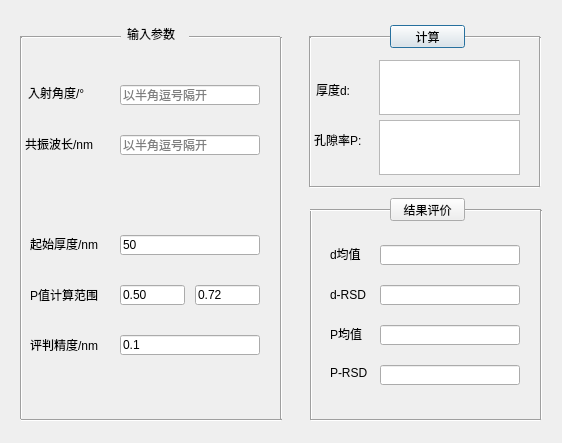
<?xml version="1.0" encoding="UTF-8"?>
<ui version="4.0">
 <class>Dialog</class>
 <widget class="QDialog" name="Dialog">
  <property name="geometry">
   <rect>
    <x>0</x>
    <y>0</y>
    <width>562</width>
    <height>443</height>
   </rect>
  </property>
  <property name="windowTitle">
   <string>计算多孔薄膜孔隙率和厚度</string>
  </property>
  <widget class="QLabel" name="label">
   <property name="geometry">
    <rect>
     <x>127</x>
     <y>24</y>
     <width>70</width>
     <height>20</height>
    </rect>
   </property>
   <property name="text">
    <string>输入参数</string>
   </property>
  </widget>
  <widget class="Line" name="line">
   <property name="geometry">
    <rect>
     <x>189</x>
     <y>27</y>
     <width>91</width>
     <height>20</height>
    </rect>
   </property>
   <property name="orientation">
    <enum>Qt::Horizontal</enum>
   </property>
  </widget>
  <widget class="Line" name="line_2">
   <property name="geometry">
    <rect>
     <x>20</x>
     <y>27</y>
     <width>101</width>
     <height>20</height>
    </rect>
   </property>
   <property name="orientation">
    <enum>Qt::Horizontal</enum>
   </property>
  </widget>
  <widget class="Line" name="line_3">
   <property name="geometry">
    <rect>
     <x>20</x>
     <y>37</y>
     <width>3</width>
     <height>382</height>
    </rect>
   </property>
   <property name="orientation">
    <enum>Qt::Vertical</enum>
   </property>
  </widget>
  <widget class="Line" name="line_4">
   <property name="geometry">
    <rect>
     <x>280</x>
     <y>37</y>
     <width>3</width>
     <height>382</height>
    </rect>
   </property>
   <property name="orientation">
    <enum>Qt::Vertical</enum>
   </property>
  </widget>
  <widget class="Line" name="line_5">
   <property name="geometry">
    <rect>
     <x>21</x>
     <y>410</y>
     <width>261</width>
     <height>20</height>
    </rect>
   </property>
   <property name="orientation">
    <enum>Qt::Horizontal</enum>
   </property>
  </widget>
  <widget class="Line" name="line_6">
   <property name="geometry">
    <rect>
     <x>309</x>
     <y>27</y>
     <width>90</width>
     <height>20</height>
    </rect>
   </property>
   <property name="orientation">
    <enum>Qt::Horizontal</enum>
   </property>
  </widget>
  <widget class="Line" name="line_7">
   <property name="geometry">
    <rect>
     <x>309</x>
     <y>37</y>
     <width>3</width>
     <height>150</height>
    </rect>
   </property>
   <property name="orientation">
    <enum>Qt::Vertical</enum>
   </property>
  </widget>
  <widget class="Line" name="line_8">
   <property name="geometry">
    <rect>
     <x>539</x>
     <y>37</y>
     <width>3</width>
     <height>150</height>
    </rect>
   </property>
   <property name="orientation">
    <enum>Qt::Vertical</enum>
   </property>
  </widget>
  <widget class="Line" name="line_9">
   <property name="geometry">
    <rect>
     <x>450</x>
     <y>27</y>
     <width>90</width>
     <height>20</height>
    </rect>
   </property>
   <property name="orientation">
    <enum>Qt::Horizontal</enum>
   </property>
  </widget>
  <widget class="Line" name="line_10">
   <property name="geometry">
    <rect>
     <x>310</x>
     <y>177</y>
     <width>230</width>
     <height>20</height>
    </rect>
   </property>
   <property name="orientation">
    <enum>Qt::Horizontal</enum>
   </property>
  </widget>
  <widget class="Line" name="line_11">
   <property name="geometry">
    <rect>
     <x>311</x>
     <y>410</y>
     <width>230</width>
     <height>20</height>
    </rect>
   </property>
   <property name="orientation">
    <enum>Qt::Horizontal</enum>
   </property>
  </widget>
  <widget class="Line" name="line_12">
   <property name="geometry">
    <rect>
     <x>451</x>
     <y>200</y>
     <width>90</width>
     <height>20</height>
    </rect>
   </property>
   <property name="orientation">
    <enum>Qt::Horizontal</enum>
   </property>
  </widget>
  <widget class="Line" name="line_13">
   <property name="geometry">
    <rect>
     <x>310</x>
     <y>210</y>
     <width>3</width>
     <height>210</height>
    </rect>
   </property>
   <property name="orientation">
    <enum>Qt::Vertical</enum>
   </property>
  </widget>
  <widget class="Line" name="line_14">
   <property name="geometry">
    <rect>
     <x>310</x>
     <y>200</y>
     <width>90</width>
     <height>20</height>
    </rect>
   </property>
   <property name="orientation">
    <enum>Qt::Horizontal</enum>
   </property>
  </widget>
  <widget class="Line" name="line_15">
   <property name="geometry">
    <rect>
     <x>540</x>
     <y>210</y>
     <width>3</width>
     <height>210</height>
    </rect>
   </property>
   <property name="orientation">
    <enum>Qt::Vertical</enum>
   </property>
  </widget>
  <widget class="QPushButton" name="pushButton">
   <property name="geometry">
    <rect>
     <x>390</x>
     <y>25</y>
     <width>75</width>
     <height>23</height>
    </rect>
   </property>
   <property name="text">
    <string>计算</string>
   </property>
  </widget>
  <widget class="QPushButton" name="pushButton_2">
   <property name="geometry">
    <rect>
     <x>390</x>
     <y>198</y>
     <width>75</width>
     <height>23</height>
    </rect>
   </property>
   <property name="text">
    <string>结果评价</string>
   </property>
  </widget>
  <widget class="QLabel" name="label_2">
   <property name="geometry">
    <rect>
     <x>28</x>
     <y>83</y>
     <width>90</width>
     <height>20</height>
    </rect>
   </property>
   <property name="text">
    <string>入射角度/°</string>
   </property>
  </widget>
  <widget class="QLabel" name="label_3">
   <property name="geometry">
    <rect>
     <x>25</x>
     <y>134</y>
     <width>90</width>
     <height>20</height>
    </rect>
   </property>
   <property name="text">
    <string>共振波长/nm</string>
   </property>
  </widget>
  <widget class="QLabel" name="label_4">
   <property name="geometry">
    <rect>
     <x>30</x>
     <y>234</y>
     <width>90</width>
     <height>20</height>
    </rect>
   </property>
   <property name="text">
    <string>起始厚度/nm</string>
   </property>
  </widget>
  <widget class="QLabel" name="label_5">
   <property name="geometry">
    <rect>
     <x>30</x>
     <y>285</y>
     <width>90</width>
     <height>20</height>
    </rect>
   </property>
   <property name="text">
    <string>P值计算范围</string>
   </property>
  </widget>
  <widget class="QLabel" name="label_6">
   <property name="geometry">
    <rect>
     <x>30</x>
     <y>335</y>
     <width>90</width>
     <height>20</height>
    </rect>
   </property>
   <property name="text">
    <string>评判精度/nm</string>
   </property>
  </widget>
  <widget class="QLineEdit" name="lineEdit">
   <property name="geometry">
    <rect>
     <x>120</x>
     <y>85</y>
     <width>140</width>
     <height>20</height>
    </rect>
   </property>
   <property name="placeholderText">
    <string>以半角逗号隔开</string>
   </property>
  </widget>
  <widget class="QLineEdit" name="lineEdit_2">
   <property name="geometry">
    <rect>
     <x>120</x>
     <y>135</y>
     <width>140</width>
     <height>20</height>
    </rect>
   </property>
   <property name="placeholderText">
    <string>以半角逗号隔开</string>
   </property>
  </widget>
  <widget class="QLineEdit" name="lineEdit_3">
   <property name="geometry">
    <rect>
     <x>120</x>
     <y>235</y>
     <width>140</width>
     <height>20</height>
    </rect>
   </property>
   <property name="text">
    <string>50</string>
   </property>
  </widget>
  <widget class="QLineEdit" name="lineEdit_4">
   <property name="geometry">
    <rect>
     <x>120</x>
     <y>285</y>
     <width>65</width>
     <height>20</height>
    </rect>
   </property>
   <property name="text">
    <string>0.50</string>
   </property>
  </widget>
  <widget class="QLineEdit" name="lineEdit_5">
   <property name="geometry">
    <rect>
     <x>195</x>
     <y>285</y>
     <width>65</width>
     <height>20</height>
    </rect>
   </property>
   <property name="text">
    <string>0.72</string>
   </property>
  </widget>
  <widget class="QLineEdit" name="lineEdit_6">
   <property name="geometry">
    <rect>
     <x>120</x>
     <y>335</y>
     <width>140</width>
     <height>20</height>
    </rect>
   </property>
   <property name="text">
    <string>0.1</string>
   </property>
  </widget>
  <widget class="QLabel" name="label_7">
   <property name="geometry">
    <rect>
     <x>316</x>
     <y>80</y>
     <width>50</width>
     <height>20</height>
    </rect>
   </property>
   <property name="text">
    <string>厚度d:</string>
   </property>
  </widget>
  <widget class="QLabel" name="label_8">
   <property name="geometry">
    <rect>
     <x>314</x>
     <y>130</y>
     <width>63</width>
     <height>20</height>
    </rect>
   </property>
   <property name="text">
    <string>孔隙率P:</string>
   </property>
  </widget>
  <widget class="QTextEdit" name="textEdit">
   <property name="geometry">
    <rect>
     <x>379</x>
     <y>60</y>
     <width>141</width>
     <height>55</height>
    </rect>
   </property>
  </widget>
  <widget class="QTextEdit" name="textEdit_2">
   <property name="geometry">
    <rect>
     <x>379</x>
     <y>120</y>
     <width>141</width>
     <height>55</height>
    </rect>
   </property>
  </widget>
  <widget class="QLabel" name="label_9">
   <property name="geometry">
    <rect>
     <x>330</x>
     <y>244</y>
     <width>50</width>
     <height>20</height>
    </rect>
   </property>
   <property name="text">
    <string>d均值</string>
   </property>
  </widget>
  <widget class="QLineEdit" name="lineEdit_7">
   <property name="geometry">
    <rect>
     <x>380</x>
     <y>245</y>
     <width>140</width>
     <height>20</height>
    </rect>
   </property>
   <property name="text">
    <string/>
   </property>
  </widget>
  <widget class="QLabel" name="label_10">
   <property name="geometry">
    <rect>
     <x>330</x>
     <y>285</y>
     <width>50</width>
     <height>20</height>
    </rect>
   </property>
   <property name="text">
    <string>d-RSD</string>
   </property>
  </widget>
  <widget class="QLabel" name="label_11">
   <property name="geometry">
    <rect>
     <x>330</x>
     <y>324</y>
     <width>50</width>
     <height>20</height>
    </rect>
   </property>
   <property name="text">
    <string>P均值</string>
   </property>
  </widget>
  <widget class="QLabel" name="label_12">
   <property name="geometry">
    <rect>
     <x>330</x>
     <y>363</y>
     <width>50</width>
     <height>20</height>
    </rect>
   </property>
   <property name="text">
    <string>P-RSD</string>
   </property>
  </widget>
  <widget class="QLineEdit" name="lineEdit_8">
   <property name="geometry">
    <rect>
     <x>380</x>
     <y>285</y>
     <width>140</width>
     <height>20</height>
    </rect>
   </property>
   <property name="text">
    <string/>
   </property>
  </widget>
  <widget class="QLineEdit" name="lineEdit_9">
   <property name="geometry">
    <rect>
     <x>380</x>
     <y>325</y>
     <width>140</width>
     <height>20</height>
    </rect>
   </property>
   <property name="text">
    <string/>
   </property>
  </widget>
  <widget class="QLineEdit" name="lineEdit_10">
   <property name="geometry">
    <rect>
     <x>380</x>
     <y>365</y>
     <width>140</width>
     <height>20</height>
    </rect>
   </property>
   <property name="text">
    <string/>
   </property>
  </widget>
 </widget>
 <resources/>
 <connections/>
</ui>
